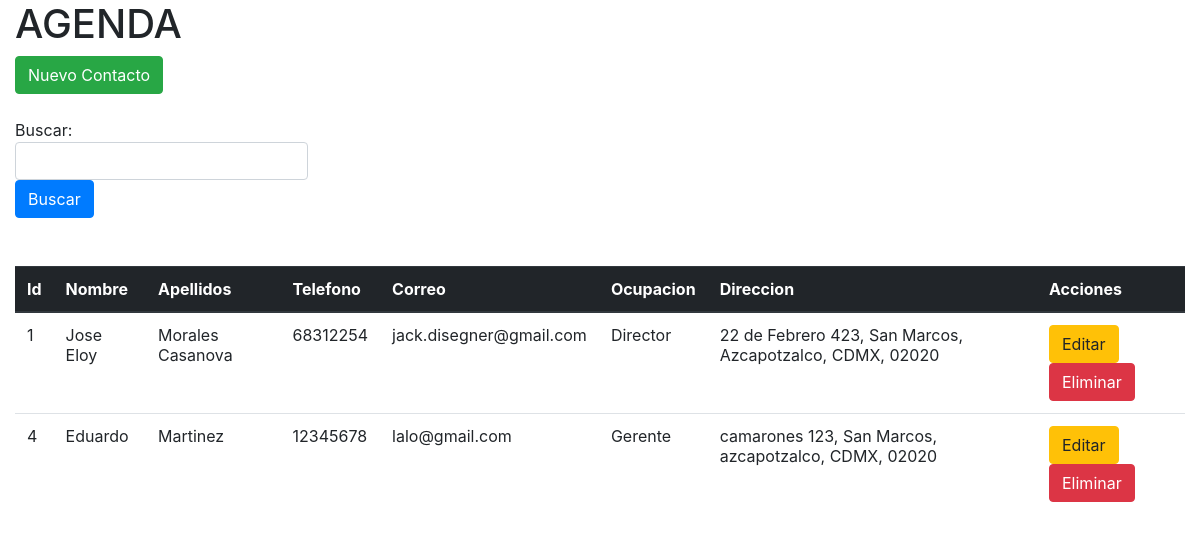
The page / on the database its author committed.
### tables this page shows
CREATE TABLE `agenda` (
  `id` int(11) NOT NULL,
  `nombre` varchar(255) NOT NULL,
  `apellidos` varchar(255) NOT NULL,
  `telefono` varchar(20) NOT NULL,
  `correo` varchar(100) NOT NULL,
  `ocupacion` int(2) NOT NULL
);

CREATE TABLE `ocupacion` (
  `id` int(11) NOT NULL,
  `ocupacion` varchar(100) NOT NULL
);

### index.php (called while the page is built, shortened)
<?php
include("view/agenda.php");
?>

### controller/buscar.php (called while the page is built)
<?php
include("assets/agenda.php");
include("assets/tabla.php");
$agenda = new agenda($_SESSION['db']);
$agenda -> verTodos();
$tabla = new tabla();
$respuesta = $agenda -> respuesta;
$n=0;
$info = array();
foreach($respuesta as $linea){
	$info[$n] = array(
		"Id" => utf8_encode($linea['id']),
		"Nombre" => utf8_encode($linea['nombre']),
		"Apellidos" => utf8_encode($linea['apellidos']),
		"Telefono" => utf8_encode($linea['telefono']),
		"Correo" => utf8_encode($linea['correo']),
		"Ocupacion" => utf8_encode($linea['ocupacion2']),
		"Direccion" => utf8_encode($linea['direccion'].", ".$linea['colonia'].", ".$linea['municipio'].", ".$linea['estado'].", ".$linea['cp'])
	);
	$n++;
}
$tabla -> miTabla($info);
?>

### assets/db.php (called while the page is built, shortened)
<?php
class db{
	private $conn;
	private $host;
	private $db;
	private $usuario;
	private $password;
	public function __construct($datos){
		$this -> host = $datos['host'];
		$this -> db = $datos['db'];
		$this -> usuario = $datos['usuario'];
		$this -> password = $datos['password'];
	}
	private function conectarDB(){
		$dsn = 'mysql:dbname='.$this -> db.';host='.$this -> host;
		try {
		    $this -> conn = new PDO($dsn, $this -> usuario, $this -> password);
		} catch (PDOException $e) {
		    echo 'Falló la conexión: ' . $e->getMessage();
		    exit();
		}
	}
	public function consultarDB($query){
		$resultado = array();
	    foreach ($this -> conn -> query($query) as $row) {
	        $resultado[] = $row;
	    }
	    return $resultado;
	}
}
?>

### assets/agenda.php (called while the page is built, shortened)
<?php
include("db.php");
class agenda{
	private $db;
	public function __construct($infoDB){
		$this -> db = new db($infoDB);
	}
	public function verTodos(){
		$query = "SELECT t1.*, t2.ocupacion as ocupacion2, t3.direccion, t3.colonia, t3.municipio, t3.estado, t3.cp FROM agenda as t1 LEFT JOIN ocupacion as t2 ON t1.ocupacion = t2.id LEFT JOIN address as t3 ON t1.id = t3.id_agenda ORDER BY t1.id ASC;";
		$this -> respuesta = $this-> db -> consultarDB($query);
	}
}
?>

### assets/tabla.php (the view)
<?php
class tabla{
	public function miTabla($informacion){
		echo "<table class='table' >";
		echo "<thead class='thead-dark'>";
		echo "<tr>";
		foreach($informacion[0] as $columna => $info){
			echo "<th>";
			echo $columna;
			echo "</th>";
		}
		echo "<th>";
		echo "Acciones";
		echo "</th>";
		echo "</tr>";
		echo "</thead>";
		echo "<tbody class='thead-light'>";
		foreach($informacion as $filas){
			echo "<tr>";
			foreach($filas as $columna){
				echo "<td>";
				echo $columna;
				echo "</td>";
			}
			echo "<td>";
			echo "<button class='btn btn-warning' onClick=\"editarContacto(".$filas['Id'].");\">Editar</button><button class='btn btn-danger' onClick=\"eliminarContacto(".$filas['Id'].");\">Eliminar</button>";
			echo "</td>";
			echo "</tr>";
		}
		echo "</tbody>";
		echo "</table>";
	}
}
?>

### view/agenda.php (shortened to what this page needs)
<html>
	<head>
		<link rel="stylesheet" href="https://maxcdn.bootstrapcdn.com/bootstrap/4.0.0-beta.2/css/bootstrap.min.css">
	</head>
	<body>
		<div class="container-fluid">
		<h1>AGENDA</h1>
		<div id="vista">
			<button class="btn btn-success" onClick="nuevoContacto();">Nuevo Contacto</button>
			<br><br>
				<div style="width:25%">
					Buscar:<br>
					<input type="text" id="buscarContacto" class="form form-control">
					<input type="submit" id="buscarContactoBtn" class="btn btn-primary" onClick="buscarContacto();" value="Buscar">
				</div>
			<br><br>
			<div id="respuesta">
			<?php
			include("controller/buscar.php");
			?>
			</div>
		</div>
		</div>
	</body>
</html>

### rows shown on the page
agenda: columna "1", nombre "Jose Eloy", apellidos "Morales Casanova", telefono "68312254", correo "jack.disegner@gmail.com", ocupacion.ocupacion "Director", columna "22 de Febrero 423, San Marcos, Azcapotzalco, CDMX, 02020"
agenda: id "4", nombre "Eduardo", apellidos "Martinez", telefono "12345678", correo "lalo@gmail.com", ocupacion.ocupacion "Gerente", columna "camarones 123, San Marcos, azcapotzalco, CDMX, 02020"

### other values the page prints
$columna "Id"
$columna "Nombre"
$columna "Apellidos"
$columna "Telefono"
$columna "Correo"
$columna "Ocupacion"
$columna "Direccion"
